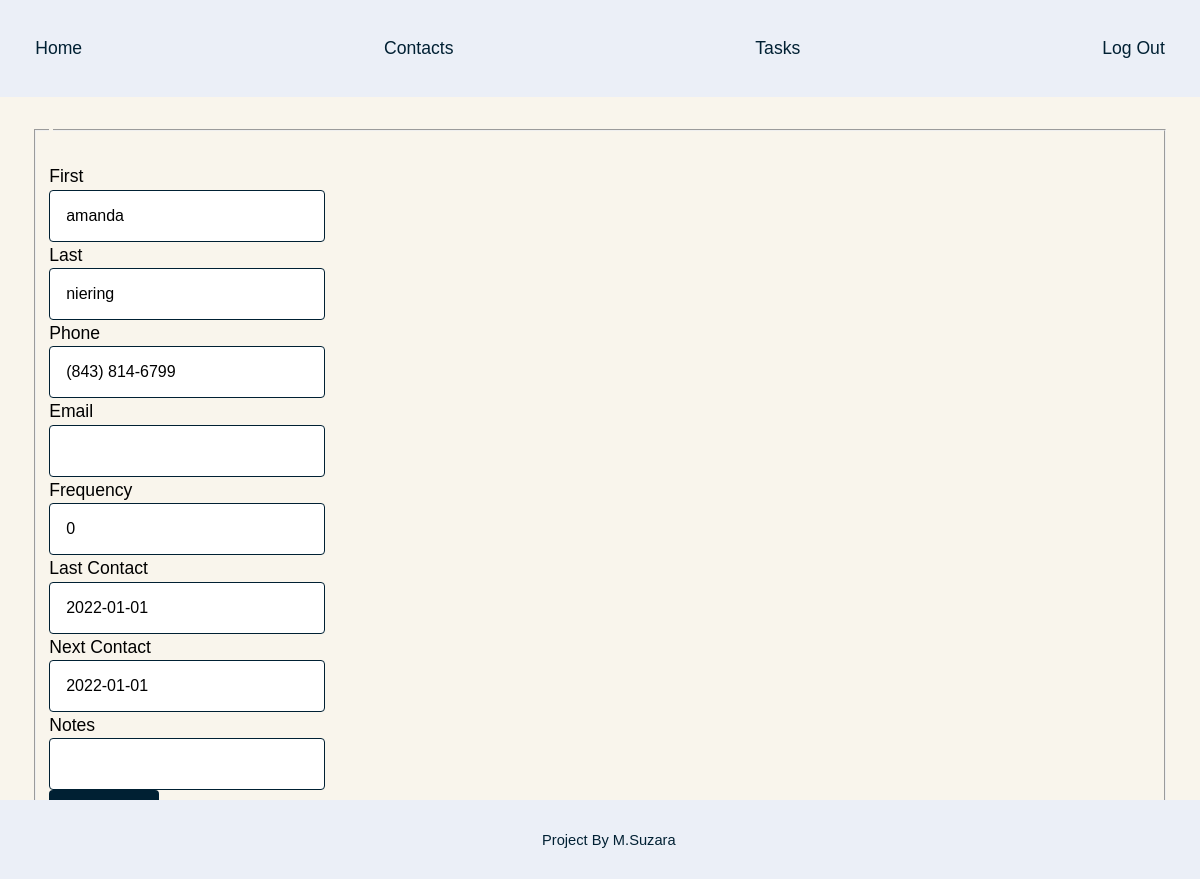
The page /contact/contacts/2/update (signed in) on the database its author committed.
### app/models.py (models this page shows, shortened)
class Contact(db.Model):
    __tablename__ = "contact"
    id = db.Column(db.Integer, primary_key=True)
    first = db.Column(db.String(64), nullable=False)
    last = db.Column(db.String(64))
    phone = db.Column(db.String(10))
    email = db.Column(db.String(64), index=True)
    frequency = db.Column(db.Integer, nullable=False)
    last_contact = db.Column(db.String(10))
    next_contact = db.Column(db.String(10))
    notes = db.Column(db.String)

### app/cont/views.py (the view)
@cont.route("/contacts/<int:contact_id>/update", methods=["GET", "POST"])
@login_required
def update_contact(contact_id):
    contact = Contact.query.get_or_404(contact_id)
    form = ContactForm()
    if form.validate_on_submit():
        contact.first = form.first.data
        contact.frequency = form.frequency.data
        db.session.commit()
        flash("Contact {} has been updated".format(contact.first), "success")
        return redirect(url_for("cont.contacts"))
    elif request.method == "GET":
        form.first.data = contact.first
        form.last.data = contact.last
        form.phone.data = contact.phone
        form.email.data = contact.email
        form.frequency.data = contact.frequency
        form.last_contact.data = contact.last_contact
        form.next_contact.data = contact.next_contact
        form.notes.data = contact.notes
    return render_template(
        "cont/contact_edit.html", title="Edit Contact", form=form
    )

### app/cont/forms.py
class ContactForm(FlaskForm):
    first = StringField("First", validators=[DataRequired()])
    last = StringField("Last")
    phone = StringField("Phone")
    email = StringField("Email")
    frequency = StringField("Frequency", validators=[DataRequired()])
    last_contact = StringField("Last Contact")
    next_contact = StringField("Next Contact")
    notes = StringField("Notes")
    submit = SubmitField("Save")

### app/models.py (called while the page is built, shortened)
@login_manager.user_loader
def load_user(user_id):
    return User.query.get(int(user_id))

### app/templates/cont/contact_edit.html (shortened to what this page needs)
{% extends "base.html" %}
{% block content %}
<div class="content-section">
	<form method="POST" action="">
		<fieldset>
			<br>
			<div class="form-group">
				{{ form.first.label }}
				{% if form.first.errors %}
					{{ form.first(class="form-control form-control-lg is-invalid") }}
					<div class="invalid-feedback">
						{% for error in form.first.errors %}
							<span>{{ error }}</span>
						{% endfor %}
					</div>
				{% else %}
					{{ form.first(class="form-control form-control-lg") }}
				{% endif %}
			</div>
			<div class="form-group">
				{{ form.last.label(class="form-control-label") }}
				{% if form.last.errors %}
					{{ form.last(class="form-control form-control-lg is-invalid") }}
					<div class="invalid-feedback">
						{% for error in form.last.errors %}
							<span>{{ error }}</span>
						{% endfor %}
					</div>
				{% else %}
					{{ form.last(class="form-control form-control-lg") }}
				{% endif %}
			</div>
			<div class="form-group">
				{{ form.phone.label(class="form-control-label") }}
				{% if form.phone.errors %}
					{{ form.phone(class="form-control form-control-lg is-invalid") }}
					<div class="invalid-feedback">
						{% for error in form.phone.errors %}
							<span>{{ error }}</span>
						{% endfor %}
					</div>
				{% else %}
					{{ form.phone(class="form-control form-control-lg") }}
				{% endif %}
			</div>
			<div class="form-group">
				{{ form.email.label(class="form-control-label") }}
				{% if form.email.errors %}
					{{ form.email(class="form-control form-control-lg is-invalid") }}
					<div class="invalid-feedback">
						{% for error in form.email.errors %}
							<span>{{ error }}</span>
						{% endfor %}
					</div>
				{% else %}
					{{ form.email(class="form-control form-control-lg") }}
				{% endif %}
			<div class="form-group">
				{{ form.frequency.label(class="form-control-label") }}
				{% if form.frequency.errors %}
					{{ form.frequency(class="form-control form-control-lg is-invalid") }}
					<div class="invalid-feedback">
						{% for error in form.frequency.errors %}
							<span>{{ error }}</span>
						{% endfor %}
					</div>
				{% else %}
					{{ form.frequency(class="form-control form-control-lg") }}
				{% endif %}
			<div class="form-group">
				{{ form.last_contact.label(class="form-control-label") }}
				{% if form.last_contact.errors %}
					{{ form.last_contact(class="form-control form-control-lg is-invalid") }}
					<div class="invalid-feedback">
						{% for error in form.last_contact.errors %}
							<span>{{ error }}</span>
						{% endfor %}
					</div>
				{% else %}
					{{ form.last_contact(class="form-control form-control-lg") }}
				{% endif %}
			</div>
			<div class="form-group">
				{{ form.next_contact.label(class="form-control-label") }}
				{% if form.next_contact.errors %}
					{{ form.next_contact(class="form-control form-control-lg is-invalid") }}
					<div class="invalid-feedback">
						{% for error in form.next_contact.errors %}
							<span>{{ error }}</span>
						{% endfor %}
					</div>
				{% else %}
					{{ form.next_contact(class="form-control form-control-lg") }}
				{% endif %}
			<div class="form-group">
				{{ form.notes.label(class="form-control-label") }}
				{% if form.notes.errors %}
					{{ form.notes(class="form-control form-control-lg is-invalid") }}
					<div class="invalid-feedback">
						{% for error in form.notes.errors %}
							<span>{{ error }}</span>
						{% endfor %}
					</div>
				{% else %}
					{{ form.notes(class="form-control form-control-lg") }}
				{% endif %}
			<div class="form-group">
			</div>
		</fieldset>
	</form>
</div>
{% endblock %}

### app/static/style.css (style rules this page uses)
:root { --gumbo: #5F8884; --just_right: #E0BEB1; --scorpion: #78656C; --deep_fir: #043A14; --black_pearl: #002033; --black_pearl_complement: #331300; --light_gray_cyan: #ebf4f7; --off_white: #F9F5EC; --off_white_complement: #EBEFF7; --hover_orange: #c05139; --alert_yellow: #FFE368; }
body { background-color: var(--off_white); font-family: Arial, Helvetica, sans-serif; font-size: 1.1em; line-height: 1.5; margin: 0; text-align: center; }
form { box-sizing: border-box; border-radius: 1rem; display: grid; font-family: Arial, Helvetica, sans-serif; gap: 2rem; grid-template-columns: 1fr; padding: 2rem; text-align: left; }
input[type=text], input[type=number], input[type=password], textarea { border: 1px solid var(--black_pearl); border-radius: 4px; box-sizing: border-box; display: flex; font-size: 16px; padding: 1em; width: 25%; }

### rows shown on the page
Contact: first "amanda", last "niering", phone "(843) 814-6799", frequency "0", last_contact "2022-01-01", next_contact "2022-01-01"
